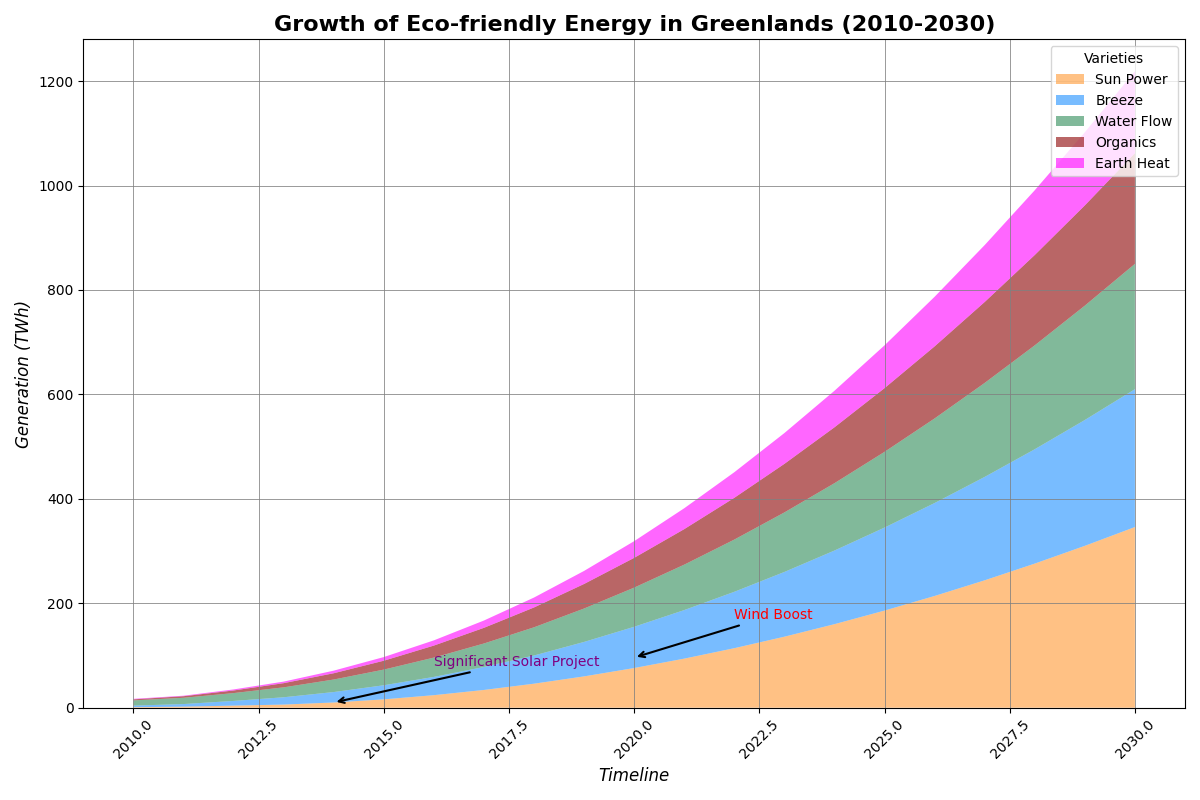

This chart was generated by the following Python code:
import matplotlib.pyplot as plt
import numpy as np

years = np.arange(2010, 2031)

# Data for different renewable energy sources in Greensland
solar_energy = np.array([1, 2, 4, 6, 10, 16, 24, 34, 46, 60, 76, 94, 114, 136, 160, 186, 214, 244, 276, 310, 346])
wind_energy = np.array([3, 5, 9, 14, 20, 27, 35, 44, 54, 66, 79, 93, 108, 124, 141, 159, 178, 198, 219, 241, 264])
hydro_energy = np.array([10, 12, 15, 19, 24, 30, 37, 45, 54, 64, 75, 87, 100, 114, 129, 145, 162, 180, 199, 219, 240])
bio_energy = np.array([2, 3, 5, 8, 12, 17, 23, 30, 38, 47, 57, 68, 80, 93, 107, 122, 138, 155, 173, 192, 212])
geothermal_energy = np.array([1, 1, 2, 3, 5, 7, 10, 14, 19, 25, 32, 40, 49, 59, 70, 82, 95, 109, 124, 140, 157])

# Create a stacked area plot
fig, ax = plt.subplots(figsize=(12, 8))

# Plot the stacked area chart
ax.stackplot(years, solar_energy, wind_energy, hydro_energy, bio_energy, geothermal_energy,
             labels=['Sun Power', 'Breeze', 'Water Flow', 'Organics', 'Earth Heat'],
             colors=['#ff9933', '#1e90ff', '#2e8b57', '#8b0000', '#ff00ff'], alpha=0.6)

# Modifying title and labels
ax.set_title("Growth of Eco-friendly Energy in Greenlands (2010-2030)", fontsize=16, fontweight='bold')
ax.set_xlabel("Timeline", fontsize=12, fontstyle='italic')
ax.set_ylabel("Generation (TWh)", fontsize=12, fontstyle='italic')

# Modified legend and grid
ax.legend(loc='upper right', fontsize=10, frameon=True, title="Varieties")
ax.grid(True, linestyle='-', color='grey', alpha=0.8, linewidth=0.7)

# Key event annotations with modified arrow style
ax.annotate('Significant Solar Project', xy=(2014, 10), xytext=(2016, 80),
            arrowprops=dict(facecolor='grey', arrowstyle='->', lw=1.5), fontsize=10, color='purple')

ax.annotate('Wind Boost', xy=(2020, 96), xytext=(2022, 170),
            arrowprops=dict(facecolor='grey', arrowstyle='->', lw=1.5), fontsize=10, color='red')

# Rotate x-axis labels
ax.tick_params(axis='x', rotation=45)

plt.tight_layout()
plt.show()
